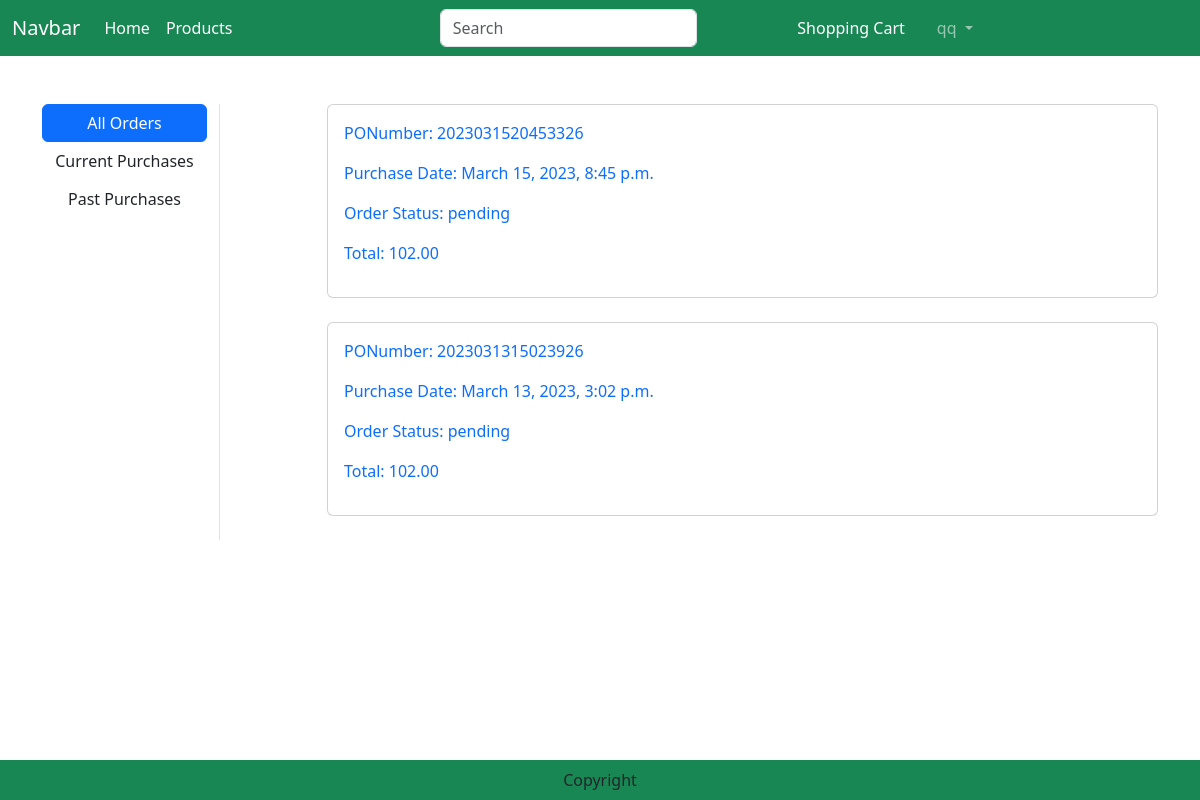
The page /orders/ (signed in) on the database as committed earlier.
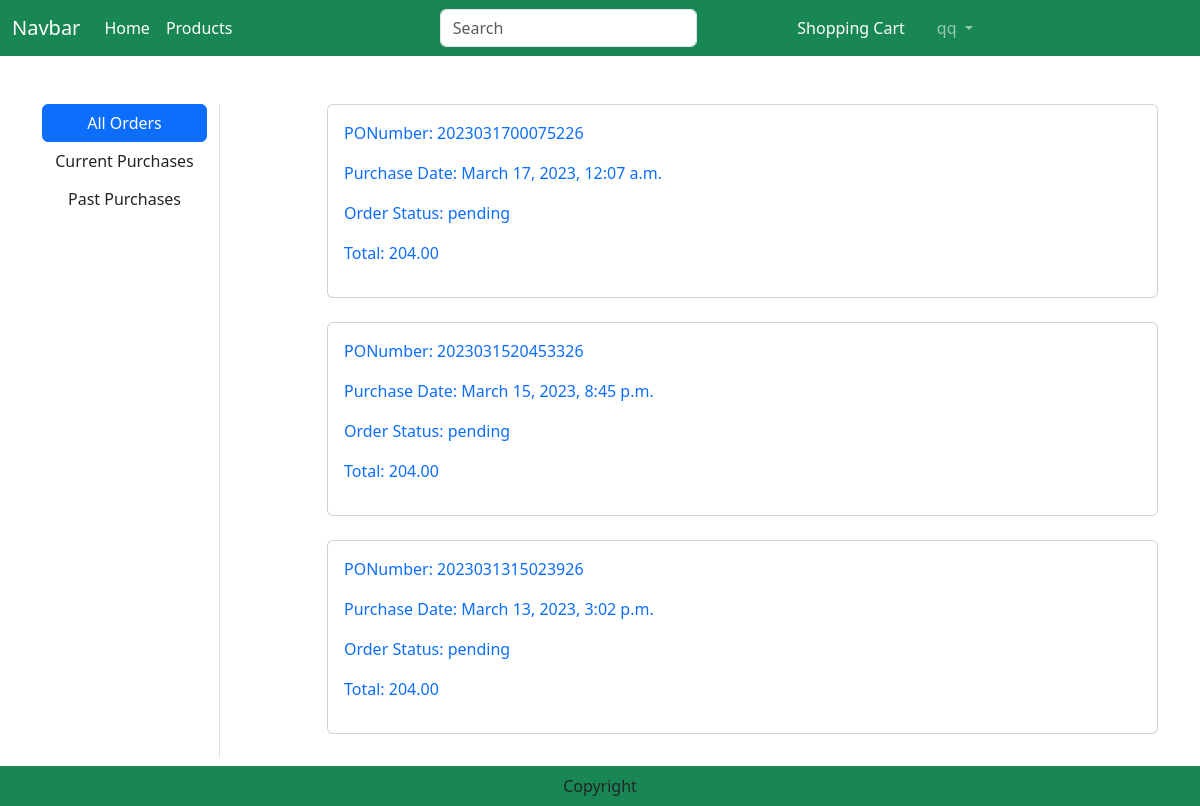
The same page on the database as committed later.
### order/models.py (models this page shows)
class Order(models.Model):
    PONumber = models.CharField(max_length=30, primary_key=True)
    purchaseDate = models.DateTimeField(default=datetime.now)
    status = models.CharField(default=ORDER_STATUS_CHOICES[0][0], choices=ORDER_STATUS_CHOICES, max_length=20)
    customer = models.ForeignKey('customers.Customer',on_delete=models.CASCADE)
    user = models.ForeignKey(User,on_delete=models.CASCADE)
    shipmentDate = models.DateTimeField(null = True)
    cancelDate = models.DateTimeField(null = True)

### order/views.py (the view)
# urls.py: path('orders/', views.OrdersView.as_view(), name="orders"),
class OrdersView(View):
    def get(self, request):
        user = request.user
        filter = request.GET.get('filter')
        if filter == 'current':
            orders = Order.objects.filter(Q(user=user) & (Q(status="pending") | Q(status="hold"))).order_by('-purchaseDate')
        elif filter == 'past':
            orders = Order.objects.filter(Q(user=user) & (Q(status="shipped") | Q(status="cancelled"))).order_by('-purchaseDate')
        elif filter == 'pending':
            orders = Order.objects.filter(Q(user=user) & Q(status="pending")).order_by('-purchaseDate')
        elif filter == 'hold':
            orders = Order.objects.filter(Q(user=user) & Q(status="hold")).order_by('-purchaseDate')
        else:
            filter == 'all'
            orders = Order.objects.filter(user=user).order_by('-purchaseDate')
        total = 0
        for o in orders:
            PONumber = o.PONumber
            order = Order.objects.get(Q(PONumber=PONumber) & Q(user=user))
            orderitems = OrderItem.objects.filter(order=order)
            for oi in orderitems:
                value = oi.price
                total = total + value
        context = {
            'orders': orders,
            'total':total,
        }
        return render(request, 'orders.html', context)

### templates/orders.html (shortened to what this page needs)
{% extends 'base.html' %}
{% load static %}
{% block main-content %}
<div class="container my-5">
    <div class="row">
        <div class="col-sm-2 border-end">
            <ul class="list-unstyled">
                {% for group in request.user.groups.all %}
                    {% if group.name == 'Customer' %}
                        <li class="d-grid"><a href="{% url 'order:orders' %}?filter=all" class="btn btn-primary" {% if filter == 'all' %}class="active"{% endif %}>All Orders</a></li>
                        <li class="d-grid"><a href="{% url 'order:orders' %}?filter=current" class="btn" {% if filter == 'current' %}class="active"{% endif %}>Current Purchases</a></li>
                        <li class="d-grid"><a href="{% url 'order:orders' %}?filter=past" class="btn" {% if filter == 'past' %}class="active"{% endif %}>Past Purchases</a></li>
                    {% endif %}
                {% endfor %}
            </ul>
        </div>
        <div class="col-sm-9 offset-sm-1">
            {% if orders %}
                <div class="acss">
                    {% for order in orders %}
                        <div class="card">
                            <div class="card-body">
                                <a href="{% url 'order:order_detail' order.PONumber  %}" >
                                    <div class="col-sm-7">
                                        <p>PONumber: {{order.PONumber}}</p>
                                        <p>Purchase Date: {{order.purchaseDate}}</p>
                                    </div>
                                    <div class="col-sm">
                                        <p>Order Status: {{order.status}}</p>
                                        <p>Total: {{total}}</p>
                                    </div>
                                </a>
                            </div>
                        </div>
                        <br>
                    {% endfor %}
                </div>
            {% else %}
                <h1 class="text-center mb-5">Orders are empty.</h1>
            {% endif %}
        </div>
    </div>
</div>
{% endblock main-content %}

### templates/base.html (shortened to what this page needs)
<!DOCTYPE html>
{% load static %}
<html lang="en">
<head>
    <link href="https://cdn.jsdelivr.net/npm/bootstrap@5.3.0-alpha1/dist/css/bootstrap.min.css" rel="stylesheet">
    <link rel="stylesheet" href="{% static 'css/owl.carousel.min.css' %}">
    <link rel="stylesheet" href="{% static 'css/all.min.css' %}">
    <link rel="stylesheet" href="{% static 'css/style.css' %}">
</head>
<body>
    <nav class="navbar navbar-expand-lg navbar-dark bg-success">
        <div class="container-fluid">
          <a class="navbar-brand" href="#">Navbar</a>
          <div class="collapse navbar-collapse" id="navbarSupportedContent">
            <ul class="navbar-nav me-auto mb-2 mb-lg-0">
              <li class="nav-item">
                <a class="nav-link active" aria-current="page" href="{% url 'products:home' %}">Home</a>
              </li>
              <li class="nav-item">
                <a class="nav-link text-white" href="{% url 'products:products' %}">Products</a>
              </li>
            </ul>
            <form class="d-flex" role="search" action="/search">
              <input class="form-control me-2" type="search" placeholder="Search" name="search" aria-label="Search">
              <button class="btn btn-outline-success" type="submit">Search</button>
            </form>
            <ul class="navbar-nav me-auto mb-2 mb-lg-0">
              {% if user.is_authenticated %}
                  {% for group in request.user.groups.all %}
                    {% if group.name == 'Vendor' %}
                    <li class="nav-item dropdown mx-2">
                      <a class="nav-link dropdown-toggle" href="#" role="button" data-bs-toggle="dropdown" aria-expanded="false">
                        {{ user.username }}
                      </a>
                      <ul class="dropdown-menu">
                        <li><a class="dropdown-item" href="{% url 'order:orders' %}">Orders</a></li>
                        <li><a class="dropdown-item" href="{% url 'logout' %}">Logout</a></li>
                      </ul>
                  </li>
                    {% elif group.name == 'Customer' %}
                    <li class="nav-item mx-2">
                        <a class="nav-link text-white" href="{% url 'shoppingcart' %}">Shopping Cart</a>
                    </li>
                    <li class="nav-item dropdown mx-2">
                        <a class="nav-link dropdown-toggle" href="#" role="button" data-bs-toggle="dropdown" aria-expanded="false">
                          {{ user.username }}
                        </a>
                    </li>
                    {% endif %}
                  {% endfor %}
              {% endif %}
              </ul>
          </div>
        </div>
      </nav>
      {% block main-content %}{% endblock main-content %}
    <footer class="container-fluid fixed-bottom bg-success text-center p-2 mt-5">
        Copyright
    </footer>
</body>
</html>

Rows that differ between the two databases and show on the page:
added Order: PONumber "2023031700075226", purchaseDate "March 17, 2023, 12:07 a.m.", status "pending", total "204.00"
computed for Order "March 15, 2023, 8:45 p.m.": total "102.00" → "204.00"
computed for Order "March 13, 2023, 3:02 p.m.": total "102.00" → "204.00"
